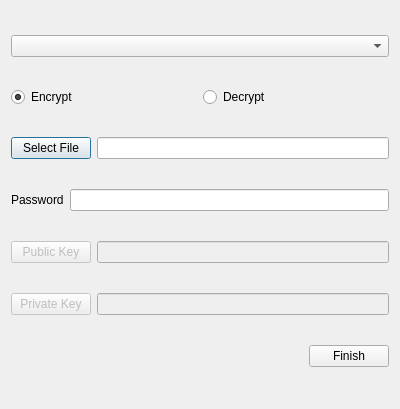
<?xml version="1.0" encoding="UTF-8"?>
<ui version="4.0">
 <class>EncryptDecrypt</class>
 <widget class="QDialog" name="EncryptDecrypt">
  <property name="geometry">
   <rect>
    <x>0</x>
    <y>0</y>
    <width>400</width>
    <height>409</height>
   </rect>
  </property>
  <property name="windowTitle">
   <string>Encrypt\Decrypt</string>
  </property>
  <layout class="QGridLayout" name="gridLayout">
   <item row="0" column="0">
    <widget class="QComboBox" name="algoCombobox"/>
   </item>
   <item row="1" column="0">
    <layout class="QHBoxLayout" name="horizontalLayout_6">
     <item>
      <widget class="QRadioButton" name="encryptRadioButton">
       <property name="text">
        <string>Encrypt</string>
       </property>
       <property name="checked">
        <bool>true</bool>
       </property>
      </widget>
     </item>
     <item>
      <widget class="QRadioButton" name="decryptRadioButton">
       <property name="text">
        <string>Decrypt</string>
       </property>
      </widget>
     </item>
    </layout>
   </item>
   <item row="2" column="0">
    <layout class="QHBoxLayout" name="horizontalLayout_5">
     <item>
      <widget class="QPushButton" name="selectFileButton">
       <property name="text">
        <string>Select File</string>
       </property>
      </widget>
     </item>
     <item>
      <widget class="QLineEdit" name="filePath"/>
     </item>
    </layout>
   </item>
   <item row="3" column="0">
    <layout class="QHBoxLayout" name="horizontalLayout_4">
     <item>
      <widget class="QLabel" name="passwordLabel">
       <property name="text">
        <string>Password</string>
       </property>
      </widget>
     </item>
     <item>
      <widget class="QLineEdit" name="passwordEdit"/>
     </item>
    </layout>
   </item>
   <item row="4" column="0">
    <layout class="QHBoxLayout" name="horizontalLayout_3">
     <item>
      <widget class="QPushButton" name="publicKeyButton">
       <property name="enabled">
        <bool>false</bool>
       </property>
       <property name="text">
        <string>Public Key</string>
       </property>
      </widget>
     </item>
     <item>
      <widget class="QLineEdit" name="publicKeyFilePath">
       <property name="enabled">
        <bool>false</bool>
       </property>
      </widget>
     </item>
    </layout>
   </item>
   <item row="5" column="0">
    <layout class="QHBoxLayout" name="horizontalLayout_2">
     <item>
      <widget class="QPushButton" name="privateKeyButton">
       <property name="enabled">
        <bool>false</bool>
       </property>
       <property name="text">
        <string>Private Key</string>
       </property>
      </widget>
     </item>
     <item>
      <widget class="QLineEdit" name="privateKeyFilePath">
       <property name="enabled">
        <bool>false</bool>
       </property>
      </widget>
     </item>
    </layout>
   </item>
   <item row="6" column="0">
    <layout class="QHBoxLayout" name="horizontalLayout">
     <item>
      <spacer name="horizontalSpacer">
       <property name="orientation">
        <enum>Qt::Horizontal</enum>
       </property>
       <property name="sizeHint" stdset="0">
        <size>
         <width>40</width>
         <height>20</height>
        </size>
       </property>
      </spacer>
     </item>
     <item>
      <widget class="QPushButton" name="finishButton">
       <property name="text">
        <string>Finish</string>
       </property>
      </widget>
     </item>
    </layout>
   </item>
  </layout>
 </widget>
 <resources/>
 <connections/>
</ui>
